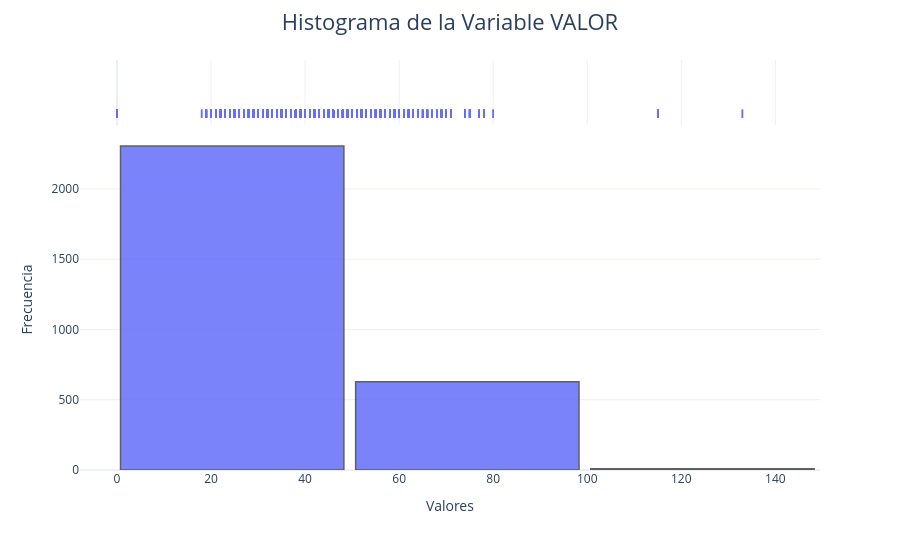
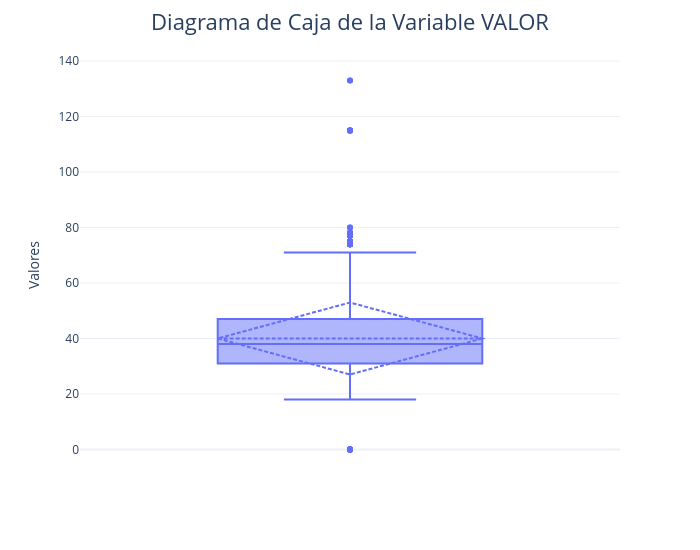

These figures' notebook cell, in order:
### Code cell
# ====================== #
# HISTOGRAMA INTERACTIVO #
# ====================== #

fig_hist = px.histogram(
    data,
    x='EDAD', # EDAD, VALOR
    nbins=5,
    opacity=0.85,
    marginal='rug'   # pequeñas marcas inferiores
)

fig_hist.update_traces(
    marker_line_width=1.5,
    hovertemplate=
    '<b>Valor</b>: %{x}<br>' +
    '<b>Frecuencia</b>: %{y}<extra></extra>'
)

fig_hist.update_layout(
    template='plotly_white',

    title={
        'text': 'Histograma de la Variable VALOR', # EDAD, VALOR
        'x': 0.5,
        'font': {'size': 22}
    },

    xaxis_title='Valores',
    yaxis_title='Frecuencia',

    width=900,
    height=550,

    bargap=0.05
)

fig_hist.show()


# =================== #
# BOXPLOT INTERACTIVO #
# =================== #

fig_box = px.box(
    data,
    y='EDAD',  # EDAD, VALOR
    points='outliers'   # mostrar outliers
)

fig_box.update_traces(
    boxmean='sd',  # mostrar media y desviación
    hovertemplate=
    '<b>Valor</b>: %{y}<extra></extra>'
)

fig_box.update_layout(
    template='plotly_white',

    title={
        'text': 'Diagrama de Caja de la Variable VALOR', # EDAD, VALOR
        'x': 0.5,
        'font': {'size': 22}
    },

    yaxis_title='Valores',

    width=700,
    height=550
)

fig_box.show()

### Figure 1 — Plotly figure (JSON) as saved in the notebook; plotly's stock layout.template omitted (floating-point values rounded to 4 significant figures; data arrays with more than 128 entries replaced by an {"elided": "..."} marker saying what was removed)
{"data": [{"bingroup": "x", "hovertemplate": "<b>Valor</b>: %{x}<br><b>Frecuencia</b>: %{y}<extra></extra>", "legendgroup": "", "marker": {"color": "#636efa", "line": {"width": 1.5}, "opacity": 0.85, "pattern": {"shape": ""}}, "name": "", "nbinsx": 5, "orientation": "v", "showlegend": false, "type": "histogram", "x": {"elided": "2965 float values"}, "xaxis": "x", "yaxis": "y"}, {"boxpoints": "all", "fillcolor": "rgba(255,255,255,0)", "hoveron": "points", "hovertemplate": "<b>Valor</b>: %{x}<br><b>Frecuencia</b>: %{y}<extra></extra>", "jitter": 0, "legendgroup": "", "line": {"color": "rgba(255,255,255,0)"}, "marker": {"color": "#636efa", "line": {"width": 1.5}, "symbol": "line-ns-open"}, "name": "", "showlegend": false, "type": "box", "x": {"elided": "2965 float values"}, "xaxis": "x2", "yaxis": "y2"}], "layout": {"bargap": 0.05, "barmode": "relative", "height": 550, "legend": {"tracegroupgap": 0}, "margin": {"t": 60}, "title": {"font": {"size": 22}, "text": "Histograma de la Variable VALOR", "x": 0.5}, "width": 900, "xaxis": {"anchor": "y", "domain": [0, 1], "title": {"text": "Valores"}}, "xaxis2": {"anchor": "y2", "domain": [0, 1], "matches": "x", "showgrid": true, "showticklabels": false}, "yaxis": {"anchor": "x", "domain": [0, 0.8316], "title": {"text": "Frecuencia"}}, "yaxis2": {"anchor": "x2", "domain": [0.8416, 1], "matches": "y2", "showgrid": false, "showline": false, "showticklabels": false, "ticks": ""}}}

### Figure 2 — Plotly figure (JSON) as saved in the notebook; plotly's stock layout.template omitted (floating-point values rounded to 4 significant figures; data arrays with more than 128 entries replaced by an {"elided": "..."} marker saying what was removed)
{"data": [{"alignmentgroup": "True", "boxmean": "sd", "boxpoints": "outliers", "hovertemplate": "<b>Valor</b>: %{y}<extra></extra>", "legendgroup": "", "marker": {"color": "#636efa"}, "name": "", "notched": false, "offsetgroup": "", "orientation": "v", "showlegend": false, "type": "box", "x0": " ", "xaxis": "x", "y": {"elided": "2965 float values"}, "y0": " ", "yaxis": "y"}], "layout": {"boxmode": "group", "height": 550, "legend": {"tracegroupgap": 0}, "margin": {"t": 60}, "title": {"font": {"size": 22}, "text": "Diagrama de Caja de la Variable VALOR", "x": 0.5}, "width": 700, "xaxis": {"anchor": "y", "domain": [0, 1]}, "yaxis": {"anchor": "x", "domain": [0, 1], "title": {"text": "Valores"}}}}
